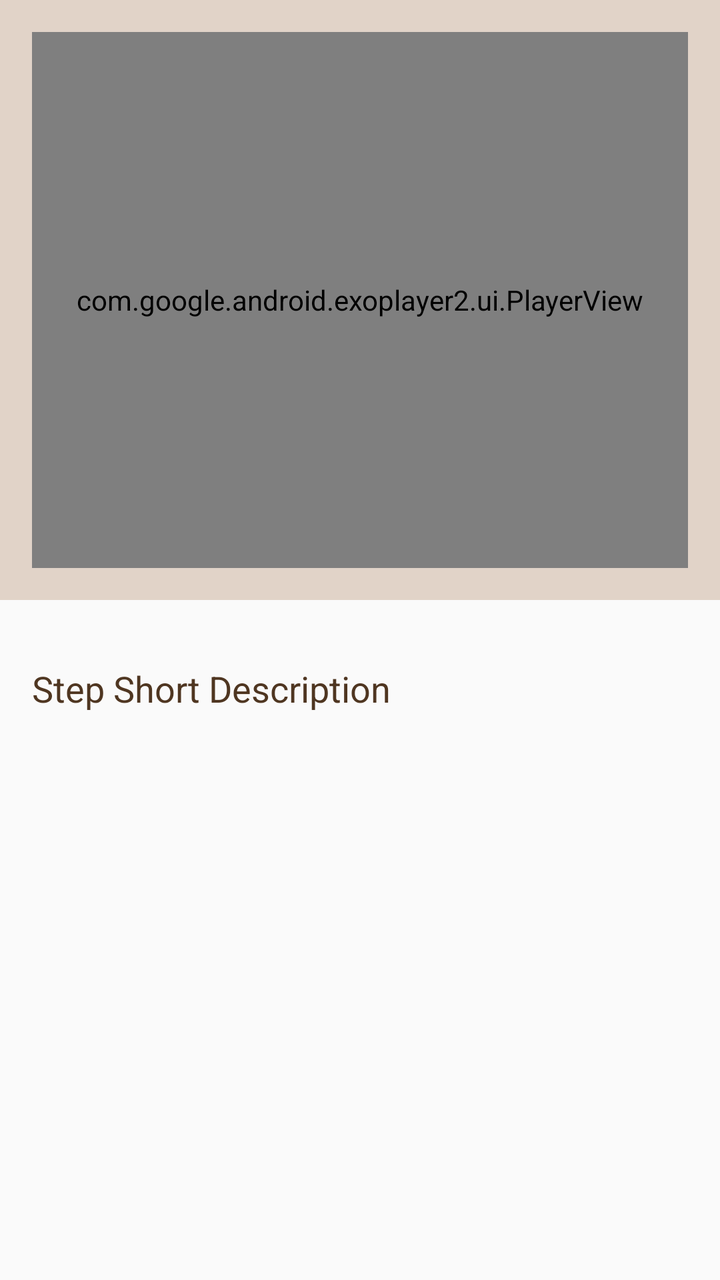
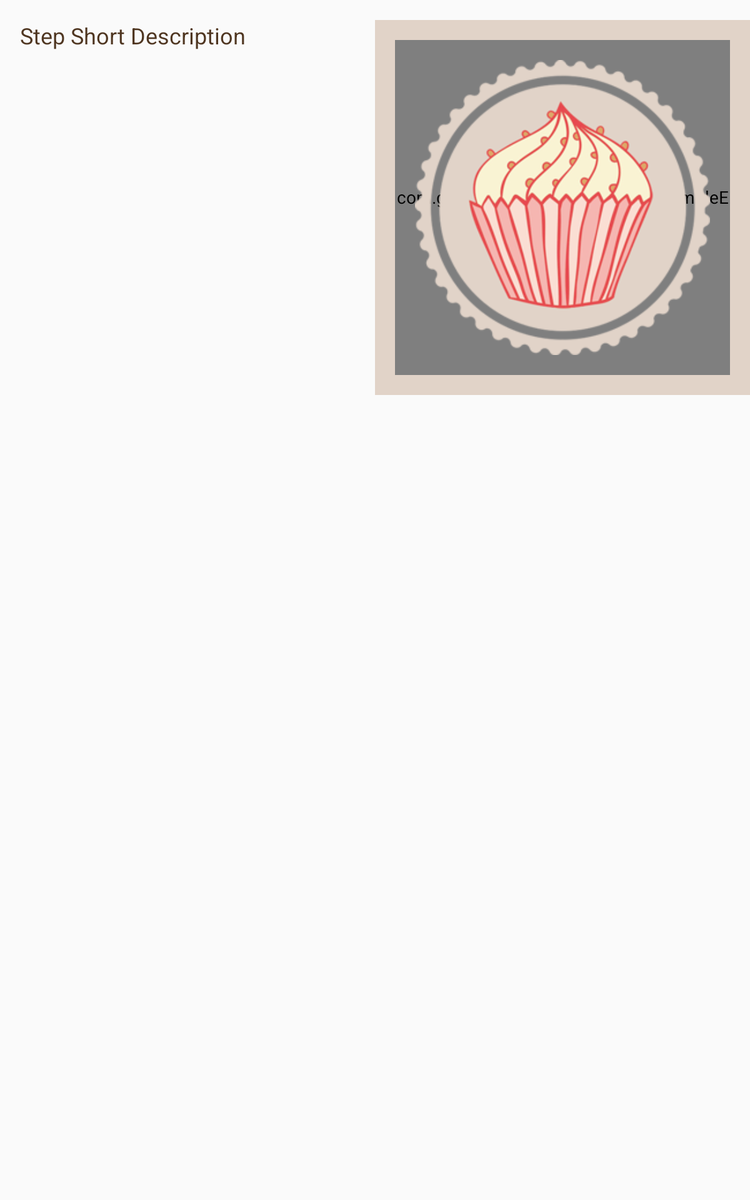

First picture: res/layout/ on a phone held upright. Second picture: the repository's own variant of that layout, on a device whose configuration matches the variant's folder. Source for both follows.
<!-- AndroidManifest.xml: application theme AppTheme -->
<!-- res/layout/fragment_recipe_step_detail.xml -->
<?xml version="1.0" encoding="utf-8"?>
<LinearLayout
    android:id="@+id/llayout_step_detail"
    xmlns:android="http://schemas.android.com/apk/res/android"
    xmlns:tools="http://schemas.android.com/tools"
    android:orientation="vertical"
    android:layout_width="match_parent"
    android:layout_height="match_parent">

    <RelativeLayout
        android:id="@+id/rlayout_player"
        android:layout_width="match_parent"
        android:layout_height="@dimen/media_player_height"
        android:background="@color/colorLatte"
        android:padding="@dimen/activity_margin">

        <com.google.android.exoplayer2.ui.PlayerView
            android:id="@+id/playerview_recipe_video"
            android:layout_width="match_parent"
            android:layout_height="match_parent"
            android:background="@color/colorAlphaBlack"/>

        <ImageView
            android:id="@+id/imageview_no_media"
            android:contentDescription="@string/placeholder_no_media"
            style="@style/StepNoMediaImageView"/>

    </RelativeLayout>

    <TextView
        android:id="@+id/textview_step_desc"
        tools:text="@string/placeholder_step"
        style="@style/StepDescTextView"/>

</LinearLayout>
<!-- resources referenced by this layout -->
<resources>
  <color name="colorAlphaBlack">#E6000000</color>
  <color name="colorLatte">#E1D3C8</color>
  <dimen name="activity_margin">16dp</dimen>
  <dimen name="media_player_height">300dp</dimen>
  <string name="placeholder_no_media">No recipe video for this step</string>
  <string name="placeholder_step">Step Short Description</string>
  <style name="StepDescTextView">
          <item name="android:layout_marginTop">@dimen/activity_margin</item>
          <item name="android:textColor">@color/colorTextPrimary</item>
          <item name="android:textSize">@dimen/textsize_medium</item>
          <item name="android:layout_width">match_parent</item>
          <item name="android:layout_height">wrap_content</item>
          <item name="android:padding">@dimen/activity_margin</item>
          <item name="android:lineSpacingExtra">@dimen/list_item_margin</item>
      </style>
  <style name="StepNoMediaImageView">
          <item name="android:layout_width">match_parent</item>
          <item name="android:layout_height">match_parent</item>
          <item name="android:adjustViewBounds">true</item>
          <item name="android:padding">@dimen/activity_margin</item>
          <item name="background">@color/colorCoffee</item>
      </style>
  <style name="AppTheme" parent="Theme.AppCompat.Light.DarkActionBar">
          
          <item name="colorPrimary">@color/colorPrimary</item>
          <item name="colorPrimaryDark">@color/colorPrimaryDark</item>
          <item name="colorAccent">@color/colorAccent</item>
      </style>
  <color name="colorTextPrimary">#4F3621</color>
  <dimen name="textsize_medium">18sp</dimen>
  <dimen name="list_item_margin">1dp</dimen>
  <color name="colorCoffee">#AE9582</color>
  <color name="colorPrimary">#F56772</color>
  <color name="colorPrimaryDark">#C8525B</color>
  <color name="colorAccent">#7C6049</color>
</resources>
<!-- res/layout-sw600dp-port/fragment_recipe_step_detail.xml (the repository's variant of the layout above) -->
<!-- drawn on a 7-inch tablet held upright -->
<?xml version="1.0" encoding="utf-8"?>
<LinearLayout
    xmlns:app="http://schemas.android.com/apk/res-auto"
    android:id="@+id/llayout_step_detail"
    xmlns:android="http://schemas.android.com/apk/res/android"
    xmlns:tools="http://schemas.android.com/tools"
    android:orientation="horizontal"
    android:layout_width="match_parent"
    android:layout_height="match_parent">

    <LinearLayout
        android:layout_width="0dp"
        android:layout_height="wrap_content"
        android:layout_weight="1"
        android:orientation="vertical">

        <TextView
            android:id="@+id/textview_step_desc"
            tools:text="@string/placeholder_step"
            style="@style/StepDescTextView"
            android:paddingTop="0dp"
            android:layout_marginTop="0dp"/>
    </LinearLayout>

    <RelativeLayout
        android:id="@+id/rlayout_player"
        android:layout_width="0dp"
        android:layout_weight="1"
        android:layout_height="@dimen/media_player_height"
        android:background="@color/colorLatte"
        android:padding="@dimen/activity_margin"
        android:layout_marginTop="@dimen/activity_margin">

        <com.google.android.exoplayer2.ui.SimpleExoPlayerView
            android:id="@+id/playerview_recipe_video"
            android:layout_width="match_parent"
            android:layout_height="match_parent"
            android:background="@color/colorAlphaBlack"/>

        <ImageView
            android:id="@+id/imageview_no_media"
            app:srcCompat="@drawable/logo"
            android:contentDescription="@string/placeholder_no_media"
            style="@style/StepNoMediaImageView"/>

    </RelativeLayout>
</LinearLayout>
<!-- resources referenced by the variant -->
<!-- as a 7-inch tablet held upright resolves them -->
<resources>
  <color name="colorAlphaBlack">#E6000000</color>
  <color name="colorLatte">#E1D3C8</color>
  <dimen name="activity_margin">16dp</dimen>
  <dimen name="media_player_height">300dp</dimen>
  <!-- drawable logo: png bitmap (drawable, 56760 bytes) -->
  <string name="placeholder_no_media">No recipe video for this step</string>
  <string name="placeholder_step">Step Short Description</string>
  <style name="StepDescTextView">
          <item name="android:layout_marginTop">@dimen/activity_margin</item>
          <item name="android:textColor">@color/colorTextPrimary</item>
          <item name="android:textSize">@dimen/textsize_medium</item>
          <item name="android:layout_width">match_parent</item>
          <item name="android:layout_height">wrap_content</item>
          <item name="android:padding">@dimen/activity_margin</item>
          <item name="android:lineSpacingExtra">@dimen/list_item_margin</item>
      </style>
  <style name="StepNoMediaImageView">
          <item name="android:layout_width">match_parent</item>
          <item name="android:layout_height">match_parent</item>
          <item name="android:adjustViewBounds">true</item>
          <item name="android:padding">@dimen/activity_margin</item>
          <item name="background">@color/colorCoffee</item>
      </style>
  <style name="AppTheme" parent="Theme.AppCompat.Light.DarkActionBar">
          
          <item name="colorPrimary">@color/colorPrimary</item>
          <item name="colorPrimaryDark">@color/colorPrimaryDark</item>
          <item name="colorAccent">@color/colorAccent</item>
      </style>
  <color name="colorTextPrimary">#4F3621</color>
  <dimen name="textsize_medium">18sp</dimen>
  <dimen name="list_item_margin">1dp</dimen>
  <color name="colorCoffee">#AE9582</color>
  <color name="colorPrimary">#F56772</color>
  <color name="colorPrimaryDark">#C8525B</color>
  <color name="colorAccent">#7C6049</color>
</resources>
